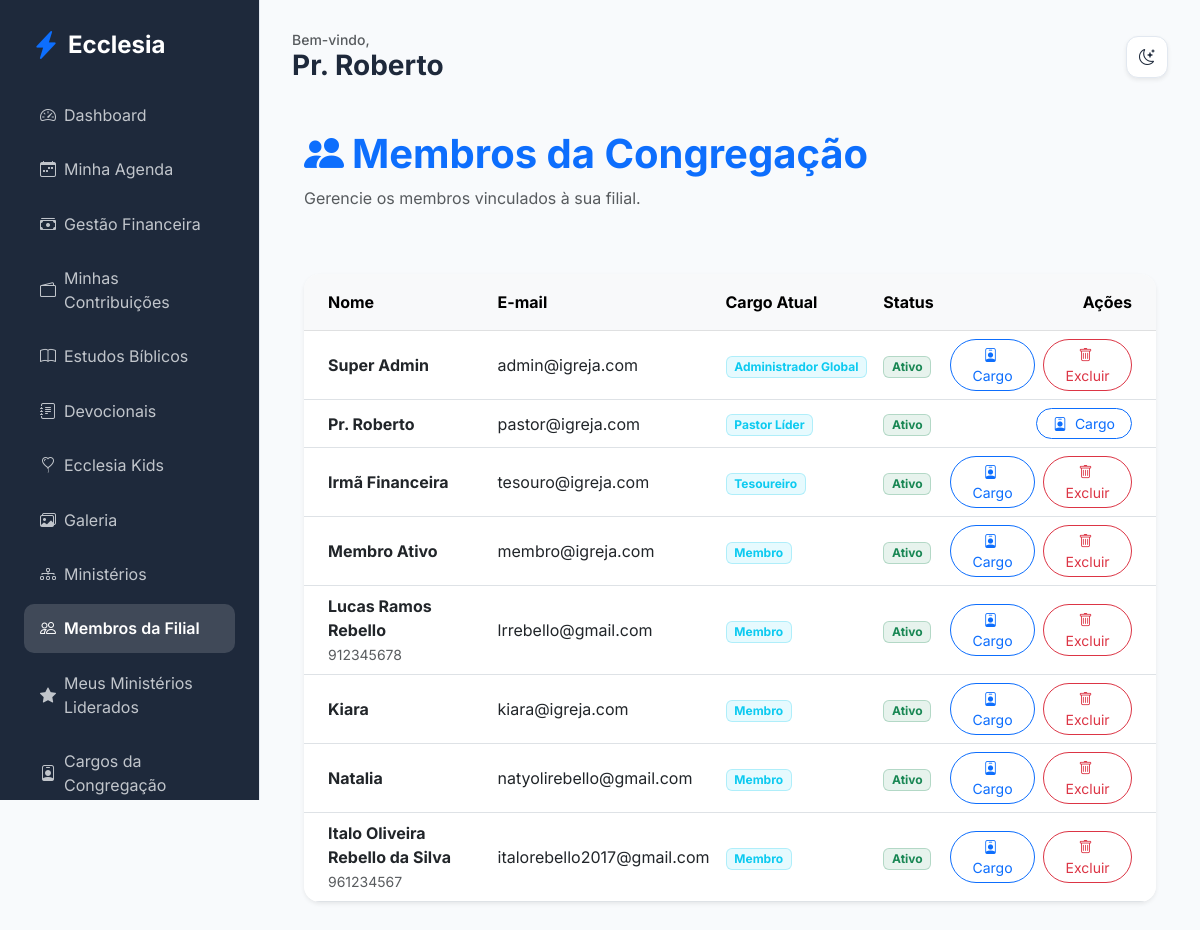
The page /members/my-church/members (signed in) on the database its author committed.
### app/core/models.py (models this page shows, shortened)
class User(db.Model, UserMixin):
    id = db.Column(db.Integer, primary_key=True)
    name = db.Column(db.String(100), nullable=False)
    email = db.Column(db.String(120), unique=True, nullable=False)
    password_hash = db.Column(db.String(128))
    birth_date = db.Column(db.Date)
    gender = db.Column(db.String(20))
    documents = db.Column(db.String(200)) # Flexível para diferentes países
    tax_id = db.Column(db.String(20), nullable=True)  # NIF (PT), CPF/CNPJ (BR), etc.
    address = db.Column(db.Text)
    phone = db.Column(db.String(50))
    profile_photo = db.Column(db.String(255), nullable=True)
    status = db.Column(db.String(20), default='pending') # pending, active, rejected
    is_email_verified = db.Column(db.Boolean, default=False)
    email_verification_token = db.Column(db.String(100), unique=True, nullable=True)
    data_consent = db.Column(db.Boolean, default=False)
    data_consent_date = db.Column(db.DateTime)
    marketing_consent = db.Column(db.Boolean, default=False)
    is_ministry_leader = db.Column(db.Boolean, default=False)
    church_id = db.Column(db.Integer, db.ForeignKey('church.id'))
    family_id = db.Column(db.Integer, db.ForeignKey('family.id'), nullable=True)
    church_role_id = db.Column(db.Integer, db.ForeignKey('church_role.id'), nullable=True)
    ministries = db.relationship('Ministry', secondary=member_ministries, backref=db.backref('members', lazy='dynamic'))
    can_manage_ministries = db.Column(db.Boolean, default=False)
    can_manage_media = db.Column(db.Boolean, default=False)
    can_publish_devotionals = db.Column(db.Boolean, default=False)
    can_approve_members = db.Column(db.Boolean, default=False)
    can_manage_finance = db.Column(db.Boolean, default=False)
    can_manage_kids = db.Column(db.Boolean, default=False)
    can_manage_events = db.Column(db.Boolean, default=False)

class ChurchRole(db.Model):
    id = db.Column(db.Integer, primary_key=True)
    name = db.Column(db.String(80), nullable=False)
    description = db.Column(db.Text, nullable=True)
    church_id = db.Column(db.Integer, db.ForeignKey('church.id'), nullable=False)
    is_active = db.Column(db.Boolean, default=True)
    order = db.Column(db.Integer, default=0)  # para ordenar na exibição
    users = db.relationship('User', backref='church_role', lazy=True)

### app/modules/members/routes.py (the view)
@members_bp.route('/my-church/members')
@login_required
def church_members():
    if not can_manage_members():
        flash('Acesso negado.', 'danger')
        return redirect(url_for('members.dashboard'))
    members = User.query.filter_by(church_id=current_user.church_id).all()
    return render_template('members/church_members.html', members=members)

### app/modules/members/routes.py (called while the page is built)
def can_manage_members():
    return current_user.can_approve_members or (current_user.church_role and current_user.church_role.name in ['Administrador Global', 'Pastor Líder'])

### app/templates/members/church_members.html (shortened to what this page needs)
{% extends "base.html" %}
{% block content %}
<div class="container py-4">
    <div class="d-flex justify-content-between align-items-center mb-5">
        <div>
            <h1 class="fw-bold text-primary"><i class="bi bi-people-fill me-2"></i>Membros da Congregação</h1>
            <p class="text-muted">Gerencie os membros vinculados à sua filial.</p>
        </div>
    </div>
    <div class="card border-0 shadow-sm rounded-4 overflow-hidden">
        <div class="table-responsive">
            <table class="table table-hover align-middle mb-0">
                <thead class="table-light">
                    <tr>
                        <th class="ps-4 py-3">Nome</th>
                        <th class="py-3">E-mail</th>
                        <th class="py-3">Cargo Atual</th>
                        <th class="py-3">Status</th>
                        <th class="text-end pe-4 py-3">Ações</th>
                    </tr>
                </thead>
                <tbody>
                    {% for member in members %}
                    <tr>
                        <td class="ps-4">
                            <div class="fw-bold">{{ member.name }}</div>
                            <small class="text-muted">{{ member.phone if member.phone else '' }}</small>
                        </td>
                        <td>{{ member.email }}</td>
                        <td>
                            <span class="badge bg-info bg-opacity-10 text-info border border-info border-opacity-25">
                                {{ member.church_role.name if member.church_role else 'Membro' }}
                            </span>
                        </td>
                        <td>
                            {% if member.status == 'active' %}
                            <span class="badge bg-success bg-opacity-10 text-success border border-success border-opacity-25">Ativo</span>
                            {% elif member.status == 'pending' %}
                            <span class="badge bg-warning bg-opacity-10 text-warning border border-warning border-opacity-25">Pendente</span>
                            {% else %}
                            <span class="badge bg-danger bg-opacity-10 text-danger border border-danger border-opacity-25">Inativo</span>
                            {% endif %}
                        </td>
                        <td class="text-end pe-4">
                            <div class="d-flex justify-content-end gap-2">
                                <a href="{{ url_for('members.promote_member', id=member.id) }}" class="btn btn-sm btn-outline-primary rounded-pill px-3">
                                    <i class="bi bi-person-badge me-1"></i> Cargo
                                </a>
                                {% if member.id != current_user.id %}
                                <button type="button" class="btn btn-sm btn-outline-danger rounded-pill px-3" data-bs-toggle="modal" data-bs-target="#deleteMemberModal{{ member.id }}">
                                    <i class="bi bi-trash me-1"></i> Excluir
                                </button>
                                {% endif %}
                            </div>
                        </td>
                    </tr>
                    {% endfor %}
                </tbody>
            </table>
        </div>
    </div>
</div>
{% endblock %}

### app/templates/base.html (shortened to what this page needs)
<!DOCTYPE html>
<html lang="pt-BR">
<head>
    <link href="https://cdn.jsdelivr.net/npm/bootstrap@5.3.0/dist/css/bootstrap.min.css" rel="stylesheet">
    <link href="https://cdn.jsdelivr.net/npm/bootstrap-icons@1.10.0/font/bootstrap-icons.css" rel="stylesheet">
    <link rel="stylesheet" href="{{ url_for('static', filename='css/premium.css') }}">
</head>
<body>
    {% if current_user.is_authenticated %}
    <div class="sidebar d-none d-lg-block">
        <div class="d-flex align-items-center mb-4 px-2">
            <i class="bi bi-lightning-charge-fill text-primary fs-3 me-2"></i>
            <h4 class="mb-0 fw-bold text-white">Ecclesia</h4>
        </div>
        {% include 'includes/_nav_links.html' %}
    </div>
    {% endif %}
    <div class="main-content {{ 'mx-auto' if not current_user.is_authenticated }}">
        {% if current_user.is_authenticated %}
        <header class="d-flex justify-content-between align-items-center mb-4 d-none d-lg-flex">
            <div>
                <h5 class="text-muted mb-0 small">Bem-vindo,</h5>
                <h3 class="fw-bold mb-0">{{ current_user.name }}</h3>
            </div>
            <div class="theme-toggle shadow-sm" onclick="toggleTheme()">
                <i class="bi bi-moon-stars" id="theme-icon"></i>
            </div>
        </header>
        {% endif %}
        {% block content %}{% endblock %}
    </div>
</body>
</html>

### app/static/css/premium.css (style rules this page uses)
:root { --primary: #4f46e5; --primary-hover: #4338ca; --secondary: #64748b; --success: #10b981; --danger: #ef4444; --warning: #f59e0b; --info: #06b6d4; --bg-main: #f8fafc; --bg-card: #ffffff; --text-main: #1e293b; --text-muted: #64748b; --border: #e2e8f0; --sidebar-bg: #1e293b; --sidebar-text: #f8fafc; --input-bg: #ffffff; }
body { font-family: 'Inter', sans-serif; background-color: var(--bg-main); color: var(--text-main); transition: background-color 0.3s ease, color 0.3s ease; }
.sidebar { background-color: var(--sidebar-bg); color: var(--sidebar-text); min-height: 100vh; padding: 2rem 1rem; }
.main-content { padding: 2rem; }
.card { background-color: var(--bg-card); border: 1px solid var(--border); border-radius: 1rem; box-shadow: 0 4px 6px -1px rgb(0 0 0 / 0.1); transition: transform 0.2s, background-color 0.3s; }
.theme-toggle { cursor: pointer; padding: 0.5rem; border-radius: 50%; background: var(--bg-card); border: 1px solid var(--border); display: flex; align-items: center; justify-content: center; width: 40px; height: 40px; transition: all 0.3s ease; }

### app/templates/base.html (style rules this page uses)
:root { --sidebar-width: 260px; }
body { font-family: 'Inter', sans-serif; background-color: var(--bg-main); color: var(--text-main); transition: background-color 0.3s, color 0.3s; }
.sidebar { width: var(--sidebar-width); height: 100vh; position: fixed; left: 0; top: 0; z-index: 1000; background-color: var(--sidebar-bg); color: var(--sidebar-text); border-right: 1px solid var(--border); padding: 1.5rem; overflow-y: auto; transition: background-color 0.3s; }
.main-content { margin-left: var(--sidebar-width); padding: 2rem; min-height: 100vh; background-color: var(--bg-main); }
.card { border: 1px solid var(--border); box-shadow: 0 4px 12px rgba(0,0,0,0.05); }
.theme-toggle { cursor: pointer; padding: 0.6rem; border-radius: 12px; background: var(--bg-card); border: 1px solid var(--border); color: var(--text-main); display: flex; align-items: center; justify-content: center; width: 42px; height: 42px; transition: all 0.3s; }

### rows shown on the page
User: name "Pr. Roberto", email "pastor@igreja.com", church_role "Pastor Líder", status "Ativo"
User: name "Super Admin", email "admin@igreja.com", church_role "Administrador Global", status "Ativo"
User: name "Irmã Financeira", email "tesouro@igreja.com", church_role "Tesoureiro", status "Ativo"
User: name "Membro Ativo", email "membro@igreja.com", church_role "Membro", status "Ativo"
User: name "Lucas Ramos Rebello", phone "912345678", email "lrrebello@gmail.com", church_role "Membro", status "Ativo"
User: name "Kiara", email "kiara@igreja.com", church_role "Membro", status "Ativo"
User: name "Natalia", email "natyolirebello@gmail.com", church_role "Membro", status "Ativo"
User: name "Italo Oliveira Rebello da Silva", phone "961234567", email "italorebello2017@gmail.com", church_role "Membro", status "Ativo"
